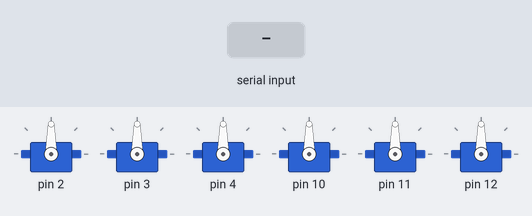
This sketch was run on a simulated Arduino Uno, built with avr-gcc and run on an emulated ATmega328P. On the bench: 6 × servo. The test bench sets the inputs (shaded band). What the sketch prints to the serial monitor is not drawn.

Above: at 2.3 s.
2.4 s: "30,150\n" received over Serial
At 3.4 s:
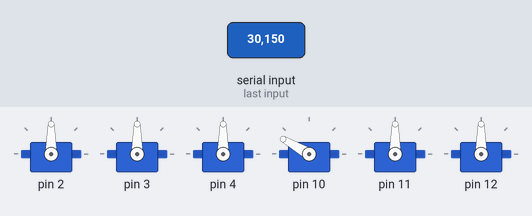
3.9 s: "5\n" received over Serial
At 4.5 s:
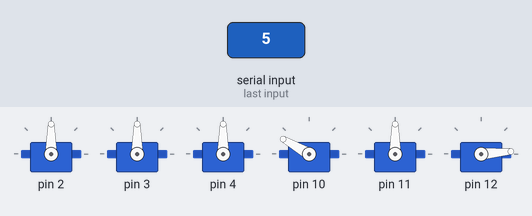
5.4 s: "200\n" received over Serial
At 5.7 s:
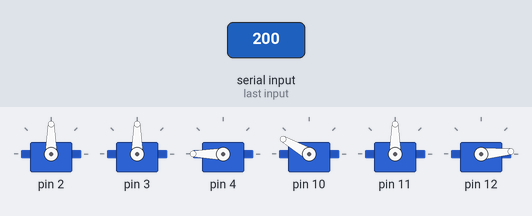
Timing chart, 0 to 8.4 s (numbered marks = the images above; inputs shaded):
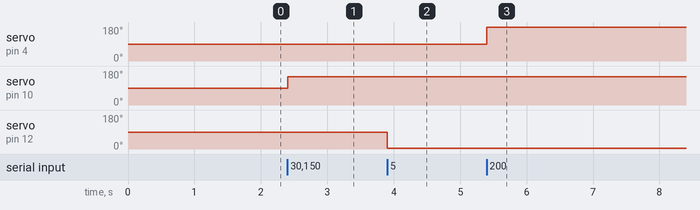

Measured:
- after the input at 2.4 s, servo on pin 10: 90° → 150° at once
- after the input at 3.9 s, servo on pin 12: 90° → 5° at once
- after the input at 5.4 s, servo on pin 4: 90° → 180° at once

The sketch:

AL5A_Driver.ino
```cpp
#include <Servo.h>
#include <avr/pgmspace.h>

Servo servo[6];

String inputString = "";
String servoString = "";
String commandString = "";
boolean stringComplete = false;

void setup(){
  Serial.begin(57600);
  Serial.println("Ready...");

  inputString.reserve(10);
  servoString.reserve(10);
  commandString.reserve(10);

  servo[0].attach(2);
  delay(100);
  servo[1].attach(3);
  delay(100);
  servo[2].attach(4);
  delay(100);
  servo[3].attach(10);
  delay(100);
  servo[4].attach(11);
  delay(100);
  servo[5].attach(12);
  delay(100);

  servo[0].write(90);
  delay(100);
  servo[1].write(90);
  delay(100);
  servo[2].write(90);
  delay(100);
  servo[3].write(90);
  delay(100);
  servo[4].write(90);
  delay(100);
  servo[5].write(90);
}

void loop(){
  parseCommand();
}

void finish(){
  while(true){
    ;
    ;
  }
}
/*
  SerialEvent occurs whenever a new data comes in the
 hardware serial RX.  This routine is run between each
 time loop() runs, so using delay inside loop can delay
 response.  Multiple bytes of data may be available.
 */
void serialEvent() {
  while (Serial.available()) {
    // get the new byte:
    char inChar = (char)Serial.read();
    // add it to the inputString:
    inputString += inChar;
    // if the incoming character is a newline, set a flag
    // so the main loop can do something about it:
    if (inChar == '\n') {
      stringComplete = true;
    }
  }
}

void parseCommand(){
  // print the string when a newline arrives:
  if (stringComplete) {
    inputString.trim();
    //Serial.println(inputString);
    int separatorIndex = inputString.indexOf(',');
    servoString=inputString.substring(0,1);
    commandString=inputString.substring(separatorIndex+1);
    int servoNum = servoString.toInt();
    int servoPos = commandString.toInt();

    servo[servoNum].write(servoPos);
    // clear the string:
    inputString = "";
    servoString = "";
    commandString = "";
    stringComplete = false;
  }
}
```
